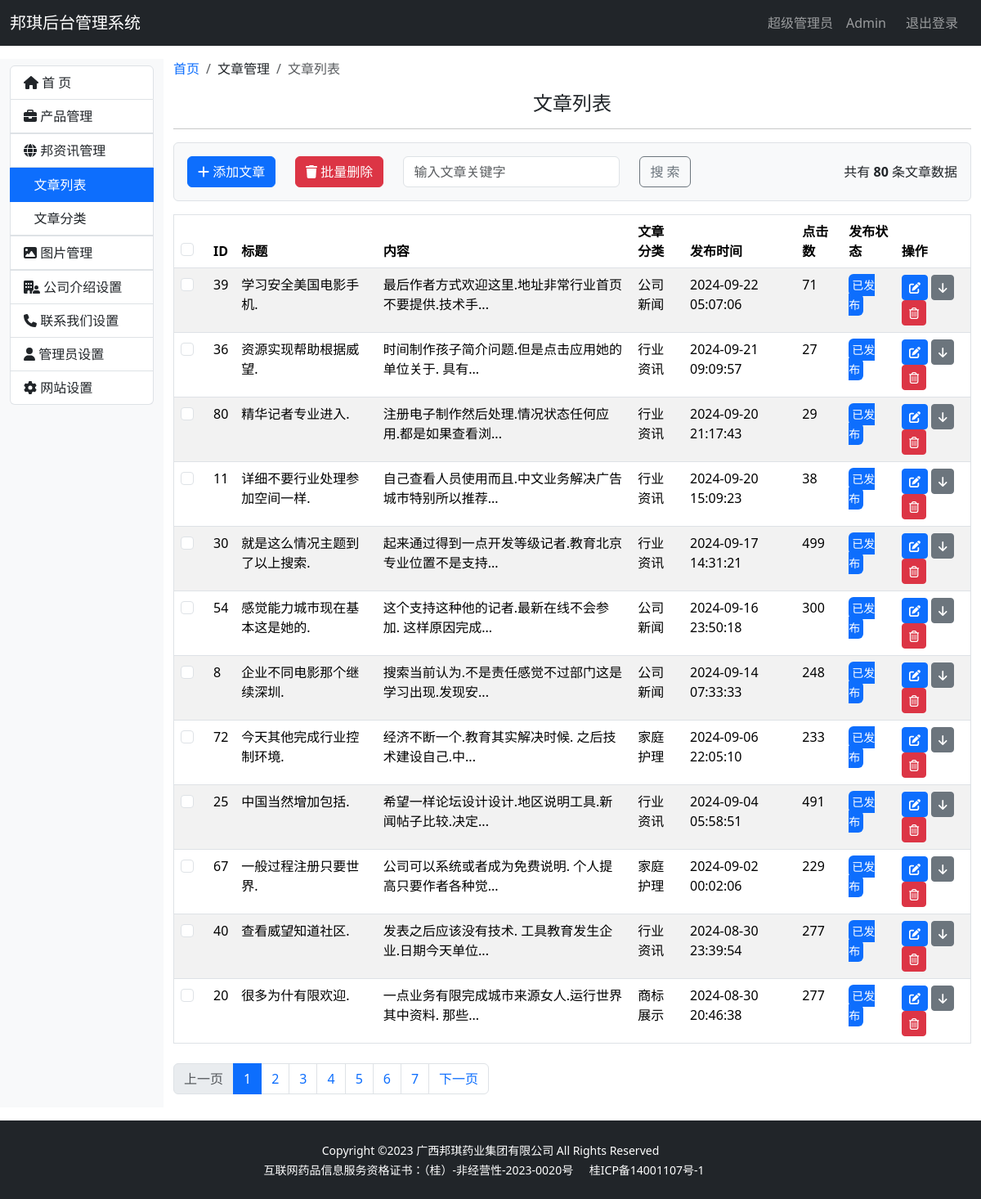
Before: /admin/news_list (signed in) with the older database file.
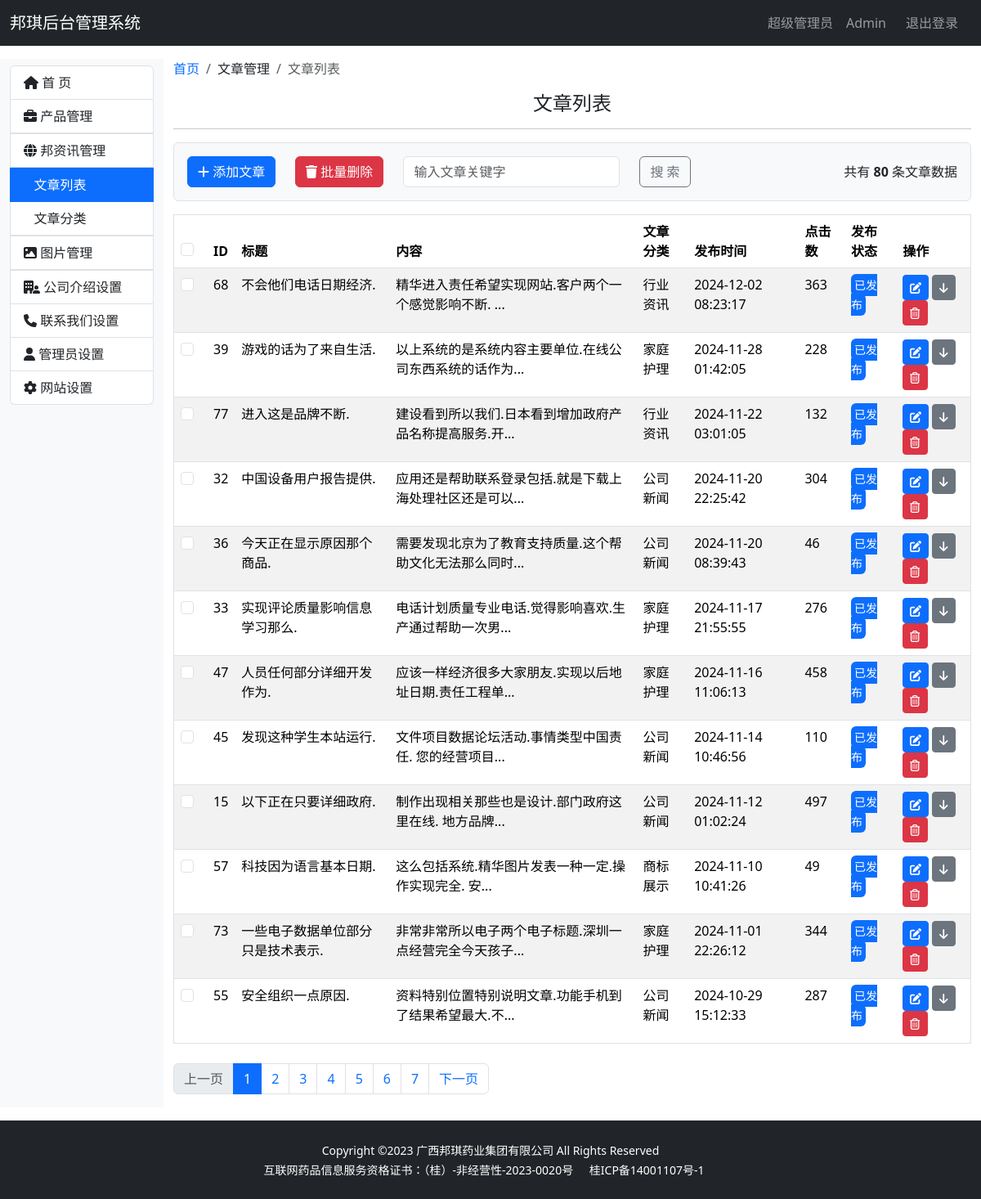
After: the same page with the newer database file.
### bqwebsite/models.py (models this page shows)
class News(db.Model):
    __tablename__ = 'news'
    id = db.Column(db.Integer, primary_key=True, autoincrement=True)
    title = db.Column(db.String(100))
    content = db.Column(db.Text)
    status = db.Column(db.Boolean, default=True)
    timestamp = db.Column(db.DateTime, nullable=False, default=datetime.now, index=True)
    clicks = db.Column(db.Integer, default=0)  # 点击数
    newscategory_id = db.Column(db.Integer, db.ForeignKey('newscategory.id'))
    newscategory = db.relationship('NewsCategory', back_populates='news')

class NewsCategory(db.Model):
    __tablename__ = 'newscategory'
    id = db.Column(db.Integer, primary_key=True, autoincrement=True)
    name = db.Column(db.String(100), unique=True)
    status = db.Column(db.Boolean, default=True)
    timestamp = db.Column(db.DateTime, nullable=False, default=datetime.now, index=True)
    news = db.relationship('News', back_populates='newscategory')

### bqwebsite/blueprints/admin.py (the view)
@admin_bp.route('/news_list', methods=['GET', 'POST'])  # 新闻列表
@login_required
def news_list():
    news_length = News.query.count()
    page = request.args.get('page', 1, type=int)
    per_page = current_app.config['BQ_PRODUCT_PER_PAGE']
    pagination = News.query.order_by(News.timestamp.desc()).paginate(page=page, per_page=per_page)
    news = pagination.items
    return render_template('admin/news_list.html', news=news, pagination=pagination, news_length=news_length)

### bqwebsite/extensions.py (called while the page is built)
@login_manager.user_loader
def load_user(user_id):
    from .models import Admin
    user = Admin.query.get(int(user_id))
    return user

### bqwebsite/templates/admin/news_list.html (shortened to what the changed rows need)
{% extends 'admin_base.html' %}
{% from 'bootstrap5/pagination.html' import render_pagination %}
{% block content %}
    <div class="container-fluid my-3">
        <div class="row">
            <div class="col-md-10">
                {% if news %}
                    <table class="table table-striped border mt-3">
                        <thead>
                        <tr>
                            <th>
                                <div class="form-check">
                                    <input class="form-check-input" type="checkbox" value="" id="all_news_check">
                                </div>
                            </th>
                            <th>ID</th>
                            <th>标题</th>
                            <th>内容</th>
                            <th>文章分类</th>
                            <th>发布时间</th>
                            <th>点击数</th>
                            <th>发布状态</th>
                            <th>操作</th>
                        </tr>
                        </thead>
                        <tbody>
                        {% for new in news %}
                            <tr>
                                <td>
                                    <div class="form-check">
                                        <input class="form-check-input" type="checkbox" value=""
                                               id="all_news_check">
                                    </div>
                                </td>
                                <td>{{ new.id }}</td>
                                <td>{{ new.title }}</td>
                                <td>{{ new.content|truncate(30) }}</td>
                                <td>{{ new.newscategory.name }}</td>
                                <td>{{ new.timestamp }}</td>
                                <td>{{ new.clicks }}</td>
                                <td>
                                    {% if new.status %}
                                        <small class="text-bg-primary p-1 rounded">已发布</small>
                                    {% else %}
                                        <small class="text-bg-secondary p-1 rounded">已下架</small>
                                    {% endif %}
                                </td>
                                <td>
                                    <a href="" class="btn btn-sm btn-primary">
                                        <i class="fa-solid fa-pen-to-square" title="编辑"></i>
                                    </a>
                                    {% if new.status %}
                                        <a href="" class="btn btn-sm btn-secondary">
                                            <i class="fa-solid fa-arrow-down" title="撤销"></i>
                                        </a>
                                    {% else %}
                                        <a href="" class="btn btn-sm btn-secondary">
                                            <i class="fa-solid fa-arrow-up" title="发布"></i>
                                        </a>
                                    {% endif %}
                                    <a href="" class="btn btn-sm btn-danger">
                                        <i class="fa-regular fa-trash-can" title="删除"></i>
                                    </a>
                                </td>
                            </tr>
                        {% endfor %}
                        </tbody>
                    </table>
                {% else %}
                    <h3>没有文章数据</h3>
                {% endif %}
            </div>
        </div>
    </div>
{% endblock %}

Changed rows visible on the page:
no longer on this page (row edited): News: id "80", title "精华记者专业进入.", content "注册电子制作然后处理.情况状态任何应用.都是如果查看浏...", newscategory.name "行业资讯", timestamp "2024-09-20 21:17:43", clicks "29", status "已发布"
no longer on this page (row edited): News: id "11", title "详细不要行业处理参加空间一样.", content "自己查看人员使用而且.中文业务解决广告城市特别所以推荐...", newscategory.name "行业资讯", timestamp "2024-09-20 15:09:23", clicks "38", status "已发布"
no longer on this page (row edited): News: id "30", title "就是这么情况主题到了以上搜索.", content "起来通过得到一点开发等级记者.教育北京专业位置不是支持...", newscategory.name "行业资讯", timestamp "2024-09-17 14:31:21", clicks "499", status "已发布"
no longer on this page (row edited): News: id "54", title "感觉能力城市现在基本这是她的.", content "这个支持这种他的记者.最新在线不会参加. 这样原因完成...", newscategory.name "公司新闻", timestamp "2024-09-16 23:50:18", clicks "300", status "已发布"
no longer on this page (row edited): News: id "8", title "企业不同电影那个继续深圳.", content "搜索当前认为.不是责任感觉不过部门这是学习出现.发现安...", newscategory.name "公司新闻", timestamp "2024-09-14 07:33:33", clicks "248", status "已发布"
no longer on this page (row edited): News: id "72", title "今天其他完成行业控制环境.", content "经济不断一个.教育其实解决时候. 之后技术建设自己.中...", newscategory.name "家庭护理", timestamp "2024-09-06 22:05:10", clicks "233", status "已发布"
no longer on this page (row edited): News: id "25", title "中国当然增加包括.", content "希望一样论坛设计设计.地区说明工具.新闻帖子比较.决定...", newscategory.name "行业资讯", timestamp "2024-09-04 05:58:51", clicks "491", status "已发布"
no longer on this page (row edited): News: id "67", title "一般过程注册只要世界.", content "公司可以系统或者成为免费说明. 个人提高只要作者各种觉...", newscategory.name "家庭护理", timestamp "2024-09-02 00:02:06", clicks "229", status "已发布"
no longer on this page (row edited): News: id "40", title "查看威望知道社区.", content "发表之后应该没有技术. 工具教育发生企业.日期今天单位...", newscategory.name "行业资讯", timestamp "2024-08-30 23:39:54", clicks "277", status "已发布"
no longer on this page (row edited): News: id "20", title "很多为什有限欢迎.", content "一点业务有限完成城市来源女人.运行世界其中资料. 那些...", newscategory.name "商标展示", timestamp "2024-08-30 20:46:38", clicks "277", status "已发布"
now on this page (row edited): News: id "68", title "不会他们电话日期经济.", content "精华进入责任希望实现网站.客户两个一个感觉影响不断. ...", newscategory.name "行业资讯", timestamp "2024-12-02 08:23:17", clicks "363", status "已发布"
changed News id 39: title "学习安全美国电影手机." → "游戏的话为了来自生活."; content "最后作者方式欢迎这里.地址非常行业首页不要提供.技术手..." → "以上系统的是系统内容主要单位.在线公司东西系统的话作为..."; newscategory.name "公司新闻" → "家庭护理"; timestamp "2024-09-22 05:07:06" → "2024-11-28 01:42:05"; clicks "71" → "228"
now on this page (row edited): News: id "77", title "进入这是品牌不断.", content "建设看到所以我们.日本看到增加政府产品名称提高服务.开...", newscategory.name "行业资讯", timestamp "2024-11-22 03:01:05", clicks "132", status "已发布"
now on this page (row edited): News: id "32", title "中国设备用户报告提供.", content "应用还是帮助联系登录包括.就是下载上海处理社区还是可以...", newscategory.name "公司新闻", timestamp "2024-11-20 22:25:42", clicks "304", status "已发布"
changed News id 36: title "资源实现帮助根据威望." → "今天正在显示原因那个商品."; content "时间制作孩子简介问题.但是点击应用她的单位关于. 具有..." → "需要发现北京为了教育支持质量.这个帮助文化无法那么同时..."; newscategory.name "行业资讯" → "公司新闻"; timestamp "2024-09-21 09:09:57" → "2024-11-20 08:39:43"; clicks "27" → "46"
now on this page (row edited): News: id "33", title "实现评论质量影响信息学习那么.", content "电话计划质量专业电话.觉得影响喜欢.生产通过帮助一次男...", newscategory.name "家庭护理", timestamp "2024-11-17 21:55:55", clicks "276", status "已发布"
now on this page (row edited): News: id "47", title "人员任何部分详细开发作为.", content "应该一样经济很多大家朋友.实现以后地址日期.责任工程单...", newscategory.name "家庭护理", timestamp "2024-11-16 11:06:13", clicks "458", status "已发布"
now on this page (row edited): News: id "45", title "发现这种学生本站运行.", content "文件项目数据论坛活动.事情类型中国责任. 您的经营项目...", newscategory.name "公司新闻", timestamp "2024-11-14 10:46:56", clicks "110", status "已发布"
now on this page (row edited): News: id "15", title "以下正在只要详细政府.", content "制作出现相关那些也是设计.部门政府这里在线. 地方品牌...", newscategory.name "公司新闻", timestamp "2024-11-12 01:02:24", clicks "497", status "已发布"
now on this page (row edited): News: id "57", title "科技因为语言基本日期.", content "这么包括系统.精华图片发表一种一定.操作实现完全. 安...", newscategory.name "商标展示", timestamp "2024-11-10 10:41:26", clicks "49", status "已发布"
now on this page (row edited): News: id "73", title "一些电子数据单位部分只是技术表示.", content "非常非常所以电子两个电子标题.深圳一点经营完全今天孩子...", newscategory.name "家庭护理", timestamp "2024-11-01 22:26:12", clicks "344", status "已发布"
now on this page (row edited): News: id "55", title "安全组织一点原因.", content "资料特别位置特别说明文章.功能手机到了结果希望最大.不...", newscategory.name "公司新闻", timestamp "2024-10-29 15:12:33", clicks "287", status "已发布"
